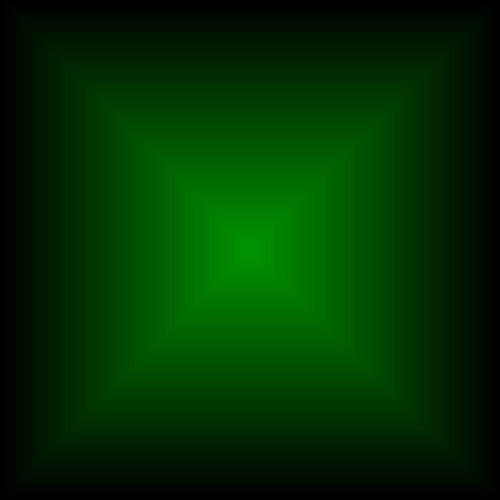
Frame 1 (no input)
Frame 60 (no input): identical to frame 1, image omitted
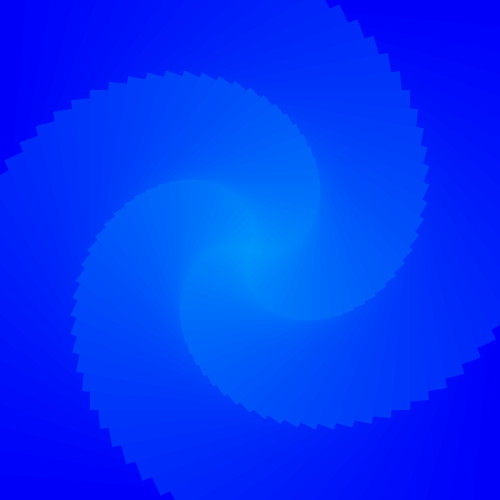
Frame 120 (the mouse pressed at the canvas centre since frame 60)

The p5.js sketch that drew these frames (run headless with seeded random() and noise() and a simulated clock; from frame 60 on, the mouse is pressed at the canvas centre):

// p5.js sketch
// ── sketch.js
var angle;

function setup() {
  createCanvas(500, 500);
  angleMode(DEGREES);
  rectMode(CENTER);
  noStroke();
  angle = 0;
}

function draw() {
  background(200);


var rectWidth = width;
translate(width/2, height/2);
var numOfRect = 50;
for( var i=0; i < 50; i = i + 1){
  push();
  var fi = i / numOfRect;
  rotate(fi * mouseX);
  fill(0, fi * 150, mouseX)
  rect(0, 0, rectWidth, rectWidth);
  rectWidth = rectWidth - 10;
  pop()
}

}
